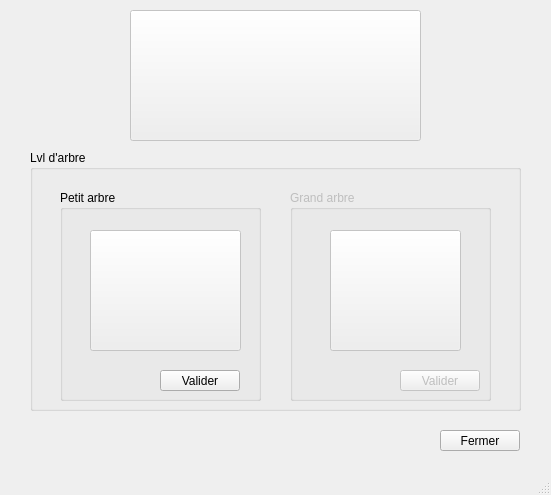
<?xml version="1.0" encoding="UTF-8"?>
<ui version="4.0">
 <class>MainWindow</class>
 <widget class="QMainWindow" name="MainWindow">
  <property name="geometry">
   <rect>
    <x>0</x>
    <y>0</y>
    <width>551</width>
    <height>495</height>
   </rect>
  </property>
  <property name="maximumSize">
   <size>
    <width>551</width>
    <height>495</height>
   </size>
  </property>
  <property name="windowTitle">
   <string>Home</string>
  </property>
  <widget class="QWidget" name="centralwidget">
   <widget class="QGroupBox" name="groupBox">
    <property name="geometry">
     <rect>
      <x>30</x>
      <y>150</y>
      <width>491</width>
      <height>261</height>
     </rect>
    </property>
    <property name="title">
     <string>Lvl d'arbre</string>
    </property>
    <widget class="QGroupBox" name="groupBox_2">
     <property name="geometry">
      <rect>
       <x>30</x>
       <y>40</y>
       <width>201</width>
       <height>211</height>
      </rect>
     </property>
     <property name="title">
      <string>Petit arbre</string>
     </property>
     <widget class="QPushButton" name="createLittleTree">
      <property name="geometry">
       <rect>
        <x>100</x>
        <y>180</y>
        <width>80</width>
        <height>21</height>
       </rect>
      </property>
      <property name="text">
       <string>Valider</string>
      </property>
     </widget>
     <widget class="QPushButton" name="pushButton_2">
      <property name="enabled">
       <bool>false</bool>
      </property>
      <property name="geometry">
       <rect>
        <x>30</x>
        <y>40</y>
        <width>151</width>
        <height>121</height>
       </rect>
      </property>
      <property name="text">
       <string/>
      </property>
      <property name="icon">
       <iconset resource="images.qrc">
        <normaloff>:/ressource/Ltree.PNG</normaloff>:/ressource/Ltree.PNG</iconset>
      </property>
      <property name="iconSize">
       <size>
        <width>160</width>
        <height>120</height>
       </size>
      </property>
     </widget>
    </widget>
    <widget class="QGroupBox" name="groupBox_3">
     <property name="enabled">
      <bool>false</bool>
     </property>
     <property name="geometry">
      <rect>
       <x>260</x>
       <y>40</y>
       <width>201</width>
       <height>211</height>
      </rect>
     </property>
     <property name="title">
      <string>Grand arbre</string>
     </property>
     <widget class="QPushButton" name="createBigTree">
      <property name="geometry">
       <rect>
        <x>110</x>
        <y>180</y>
        <width>80</width>
        <height>21</height>
       </rect>
      </property>
      <property name="text">
       <string>Valider</string>
      </property>
     </widget>
     <widget class="QPushButton" name="pushButton_3">
      <property name="enabled">
       <bool>false</bool>
      </property>
      <property name="geometry">
       <rect>
        <x>40</x>
        <y>40</y>
        <width>131</width>
        <height>121</height>
       </rect>
      </property>
      <property name="text">
       <string/>
      </property>
      <property name="icon">
       <iconset resource="images.qrc">
        <normaloff>:/ressource/BTree.PNG</normaloff>:/ressource/BTree.PNG</iconset>
      </property>
      <property name="iconSize">
       <size>
        <width>160</width>
        <height>120</height>
       </size>
      </property>
     </widget>
    </widget>
   </widget>
   <widget class="QPushButton" name="closeBnt">
    <property name="geometry">
     <rect>
      <x>440</x>
      <y>430</y>
      <width>80</width>
      <height>21</height>
     </rect>
    </property>
    <property name="text">
     <string>Fermer</string>
    </property>
   </widget>
   <widget class="QPushButton" name="pushButton">
    <property name="enabled">
     <bool>false</bool>
    </property>
    <property name="geometry">
     <rect>
      <x>130</x>
      <y>10</y>
      <width>291</width>
      <height>131</height>
     </rect>
    </property>
    <property name="text">
     <string/>
    </property>
    <property name="icon">
     <iconset resource="images.qrc">
      <normaloff>:/ressource/Capture.PNG</normaloff>:/ressource/Capture.PNG</iconset>
    </property>
    <property name="iconSize">
     <size>
      <width>580</width>
      <height>140</height>
     </size>
    </property>
   </widget>
  </widget>
  <widget class="QMenuBar" name="menubar">
   <property name="geometry">
    <rect>
     <x>0</x>
     <y>0</y>
     <width>551</width>
     <height>20</height>
    </rect>
   </property>
  </widget>
  <widget class="QStatusBar" name="statusbar"/>
 </widget>
 <resources>
  <include location="images.qrc"/>
 </resources>
 <connections/>
</ui>
